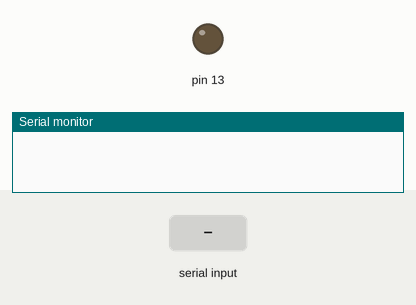
Bench run of a sketch on a simulated Arduino Uno, built with avr-gcc and run on an emulated ATmega328P. Shown: output pins drawn as LEDs (lit = HIGH), the last lines printed to the serial monitor. The inputs (shaded band) are chosen by the test bench.

Above: at 1.2 s.
1.3 s: "1" received over Serial
At 2.2 s:
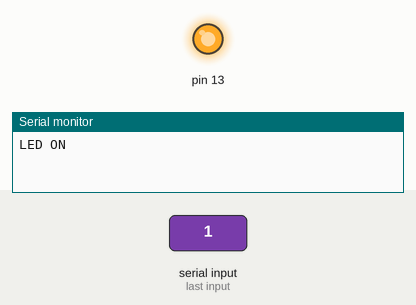
2.8 s: "2" received over Serial
At 3.4 s:
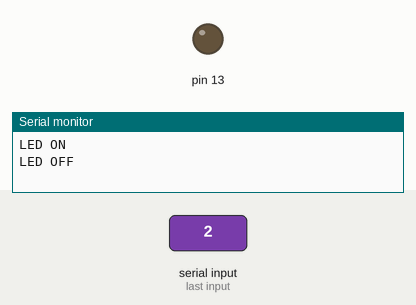
Timing chart, 0 to 5.8 s (numbered marks = the images above; inputs shaded):
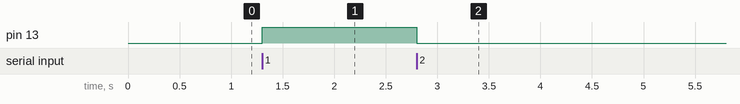

Measured:
- after the input at 1.3 s, pin 13: LOW → HIGH at once
- after the input at 2.8 s, pin 13: HIGH → LOW at once

The sketch:

serial.ino
```cpp
void setup() {
  Serial.begin(9600);
  pinMode(13, OUTPUT);
}

void loop() {
  if(Serial.available()){
    char data = Serial.read();
    if(data == '1'){
      digitalWrite(13, HIGH);
      Serial.println("LED ON");
      }
    else if(data == '2'){
      digitalWrite(13, LOW);
      Serial.println("LED OFF");
      }
    }
}
```
